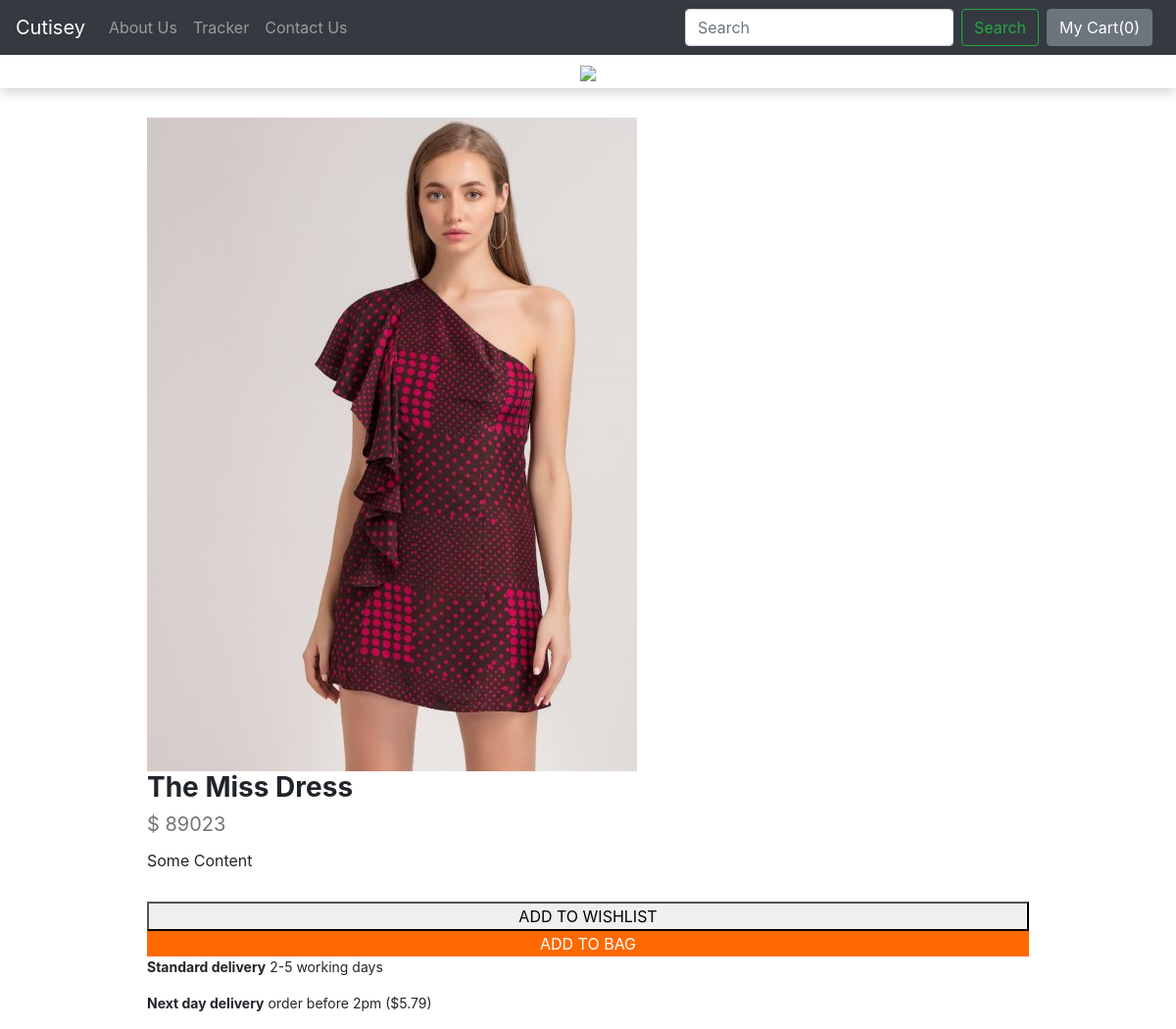
Screenshot of /Cutisey/products/8 with the database file from the repository.
### Cutisey/models.py (models this page shows)
class Product(models.Model):
    product_id = models.AutoField
    product_name = models.CharField(max_length=50)
    category = models.CharField(max_length=50,default="")
    subcategory = models.CharField(max_length=50,default="")
    price = models.IntegerField(default=0)
    desc = models.CharField(max_length=300)
    pub_date = models.DateField()
    image = models.ImageField(upload_to="Cutisey/images",default="")
    def __str__(self):
        return self.product_name

### Cutisey/views.py (the view)
# urls.py: path("products/<int:myid>", views.productView, name="ProductView")
def productView(request, myid):
    product=Product.objects.filter(id=myid)
    print(product)
    return render(request, 'Cutisey/productView.html', {'product':product[0]})

### Cutisey/templates/Cutisey/productView.html (shortened to what this page needs)
{% extends 'Cutisey/basic.html' %}
{% block body %}
     <div id="header">
        <img src="https://awik.io/demo/webshop-zoom/star_logo.png">
      </div>
      <div class="columns">
         <div class="column">
            <div class="thumbnail-container">
              <img class="drift-demo-trigger" data-zoom="https://awik.io/demo/webshop-zoom/shoe-large.jpg" src="/media/{{product.image}}">
            </div>
        </div>
        <div class="grid left">
          <div class="column">
          <div class="details">
            <h1>{{product.product_name}}</h1>
            <p class="price">$ {{product.price}}</p>
            <p class="description">{{product.desc}}</p>
            <div class="columns">
              <div class="column" id="wishlist-container">
                <button class="button">
                    <span>ADD TO WISHLIST</span>
                </button>
              </div>
              <div class="column" id="buy-container">
                <button class="button buy-button">
                    <span>ADD TO BAG</span>
                </button>
              </div>
            </div>
            <p class="small-text"><span>Standard delivery</span> 2-5 working days</p>
            <p class="small-text"><span>Next day delivery</span> order before 2pm ($5.79)</p>
          </div>
        </div>
      </div>
      </div>
 {% endblock %}

### rows the page displays
Product: image (picture), product_name "The Miss Dress", price "89023", desc "Some Content"
